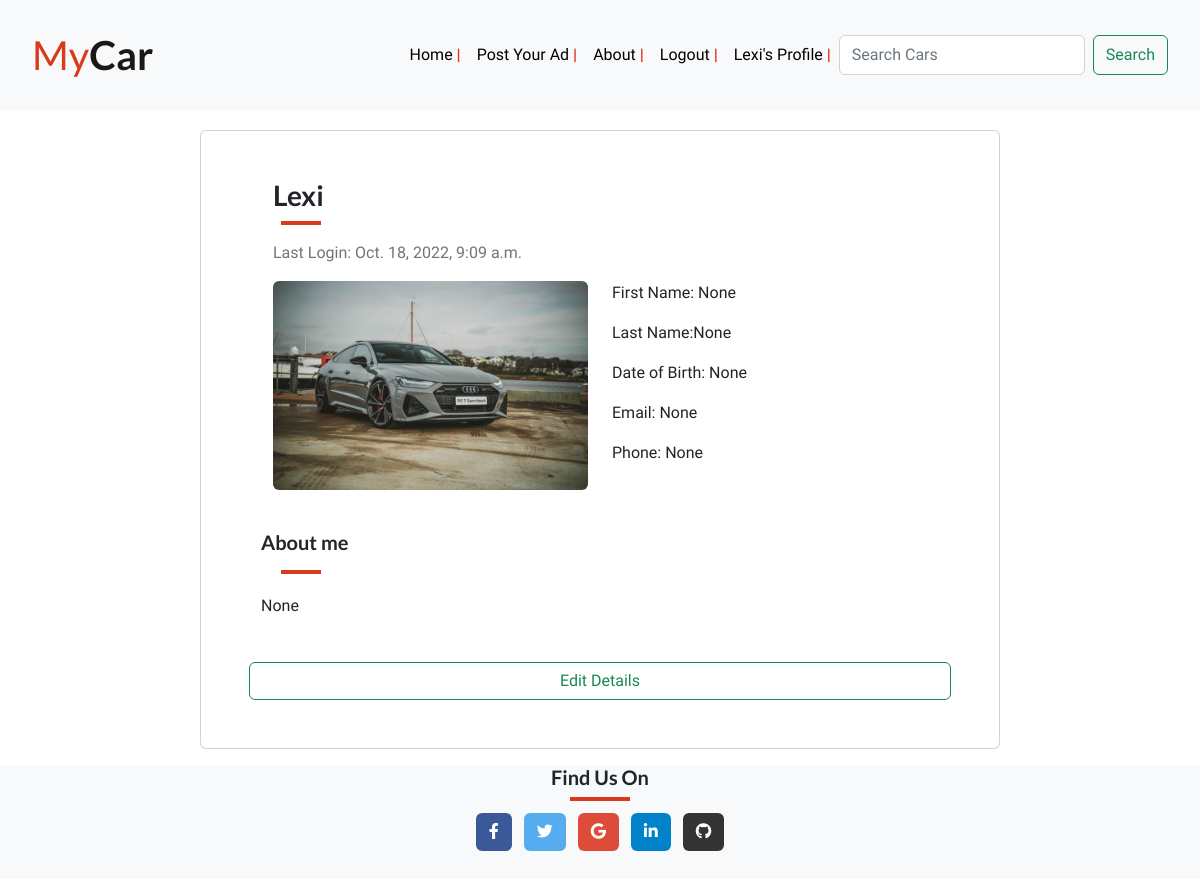
Screenshot of /user_profile (signed in) with the database file from the repository.
### user_profile/models.py (models this page shows, shortened)
class UserProfile(models.Model):
    user = models.OneToOneField(
        User, on_delete=models.CASCADE)
    first_name = models.CharField(max_length=100, unique=False, null=True)
    last_name = models.CharField(max_length=100, unique=False, null=True)
    email = models.EmailField(unique=True, null=True)
    date_of_birth = models.DateField(unique=False, null=True)
    phone = models.IntegerField(null=True)
    image = models.ImageField(null=True, default='/static/images/audi.jpeg')
    about_me = models.TextField(max_length=500, null=True)

### user_profile/views.py (the view)
# urls.py: path("user_profile", views.user_profile_page, name="user_profile"),
def user_profile_page(request):
    profile = UserProfile.objects.filter(user=request.user)[0]
    context = {
        'profile': profile
    }
    return render(request, 'user_profile/profile.html', context)

### templates/user_profile/profile.html (shortened to what this page needs)
{% extends "base.html" %}
{% block content %}
{% load crispy_forms_tags %}
<div class="container col-md-8 card p-5 mb-3">
    <div class="container">
        <div class="row">
        <h3>{{ user.username | capfirst}}</h3>
        <hr class="red-left">
        <p class="text-muted">Last Login: {{ user.last_login }}</p>
            <div class="col-lg">
                <p><img src=" {{ profile.image.url }}" class="img-fluid rounded image-hover" alt="Image of {{ user.username }}">
            </div>
            <div class="col-lg">
                <p>First Name: {{ profile.first_name}}</p>
                <p>Last Name:{{ profile.last_name}}</p>
                <p>Date of Birth: {{ profile.date_of_birth}}</p>
                <p>Email: {{ profile.email }}</p>
                <p>Phone: {{ profile.phone }}</p>
            </div>
        </div>
        <div>
            <br>
            <h5>About me</h5>
            <hr class="red-left ">
            <p class="text-justify">{{ profile.about_me }}</p>
            <br>
        </div>
    </div>
    <a class=" btn btn-outline-success button" href="{% url 'edit_profile' user %}">Edit Details</a>
</div>
    {% endblock %}

### templates/base.html (shortened to what this page needs)
{% load static  %}
<!DOCTYPE html>
<html lang="en">
<head>
    <link rel="stylesheet" href="https://cdnjs.cloudflare.com/ajax/libs/font-awesome/5.15.3/css/all.min.css">
    <link rel="stylesheet" href="https://cdn.jsdelivr.net/npm/bootstrap@5.2.0/dist/css/bootstrap.min.css"
>
    <link rel="stylesheet" href="{% static 'css/style.css' %}">
</head>
{% load active_link_tags %}
<body class="d-flex flex-column h-100 main-bg min-vh-100">
    <nav class="navbar navbar-expand-lg bg-light nav">
        <div class="container-fluid">
            <a class="navbar-brand brand-name" href="{% url 'home' %}"><span class="my"> My</span><span class="mycar">Car</span></a>
            <div class="collapse navbar-collapse justify-content-end" id="navbarNav">
                <ul class="navbar-nav">
                    <li class="nav-item ">
                        <a class="nav-link {% if request.resolver_match.view_name == 'home' %}active-link-dot{% endif %}" aria-current="page" href="{% url 'home' %}">Home <span class="nav-line"> |</span></a>
                    </li>
                    <li class="nav-item">
                        <a class="nav-link {% active_link 'post_your_add' 'active-link-dot' %}" aria-current="page" href="{% url 'post_your_add' %}" >Post Your Ad <span class="nav-line"> |</span></a>
                    </li>
                    <li class="nav-item">
                        <a class="nav-link {% active_link 'about' 'active-link-dot' %}" aria-current="page" href="{% url 'about' %}">About  <span class="nav-line"> |</span></a>
                    </li>
                    {% if user.is_authenticated %}
                    <li class="nav-item">
                        <a class="nav-link" aria-current="page" href="{% url 'logout' %}">Logout  <span class="nav-line"> |</span></a>
                    </li>
                    <li class="nav-item">
                        <a class="nav-link {% active_link 'user_profile' 'active-link-dot' %}" aria-current="page" href="{% url 'user_profile' %}">
                            {{ user.username | title }}'s Profile <span class="nav-line"> |</span></a>
                    </li>
                    {% endif %}
                    <form class="d-flex " role="search" method="POST", action="{% url 'search_car' %}">
                        <input class="form-control me-2 title" type="search" placeholder="Search Cars" aria-label="Search" name="searched">
                        <button class="btn btn-outline-success button" type="submit">Search</button>
                      </form>
                </ul>
            </div>
        </div>
    </nav>
        {% block content %}
        {% endblock content %}
    <footer class="bg-light text-center text-white mt-4 mt-auto">
        <div>
            <h5 class="text-dark">Find Us On</h5>
            <hr class="red">
        </div>
        <div class="container p-2 pb-0">
            <section class="mb-4">
                <a class="btn text-white btn-floating m-1 facebook"
                    href="https://www.facebook.com/" , target="_blank" role="button">
                    <i class="fab fa-facebook-f"></i>
                </a>
                <a class="btn text-white btn-floating m-1 twitter"
                    href="https://www.twitter.com/" , target="_blank" role="button">
                    <i class="fab fa-twitter"></i>
                </a>
                <a class="btn text-white btn-floating m-1 google"
                    href="https://www.google.com/" , target="_blank" role="button">
                    <i class="fab fa-google"></i>
                </a>
                <a class="btn text-white btn-floating m-1 linkedin"
                    href="https://www.linkedin.com/" , target="_blank" role="button">
                    <i class="fab fa-linkedin-in"></i>
                </a>
                <a class="btn text-white btn-floating m-1 github"
                    href="https://www.githum.io/" , target="_blank" role="button">
                    <i class="fab fa-github"></i>
                </a>
            </section>
        </div>
    </footer>
</body>
</html>

### static/css/style.css (style rules this page uses)
body { font-family: Maven Pro, sans-serif; }
h1, h2, h3, h5 { font-family: Lato, sans-serif; font-weight: bold; }
.nav { padding: 20px; margin-bottom: 20px; }
.brand-name { font-size: 2.5em; font-family: lato; }
.mycar { font-weight: 900; font-weight: bolder; }
.my { color: #D9391E; }
.nav-link { color: black; position: relative; text-decoration: none; }
.nav-link::before { content: ''; position: absolute; width: 100%; height: 2px; border-radius: 4px; background-color: #D9391E; bottom: 0; left: 0; transform-origin: right; transform: scaleX(0); transition: transform .3s }
.nav-line { color: #D9391E; font-weight: bolder; }
.twitter { background-color: #55acee; }
.facebook { background-color: #3b5998 }
.google { background-color: #dd4b39; }
.linkedin { background-color: #0082ca; }
.github { background-color: #333333; }
.row { margin-left: auto; margin-right: auto; }
.image-hover { transition: transform .5s ease-in-out; }
.text-justify { text-align: justify; line-height: 2em; }
hr.red { width: 5%; margin: auto; border: 2px solid #D9391E; opacity: 1; }
.red-left { width: 40px; margin-left: 20px; border: 2px solid #D9391E; opacity: 1; }

### rows the page displays
UserProfile: image (picture), first_name "None", last_name "None", date_of_birth "None", email "None", phone "None", about_me "None"

### other values shown
{{ user.username | title }} "Lexi"
{{ user.username | capfirst }} "Lexi"
{{ user.last_login }} "Oct. 18, 2022, 9:09 a.m."
